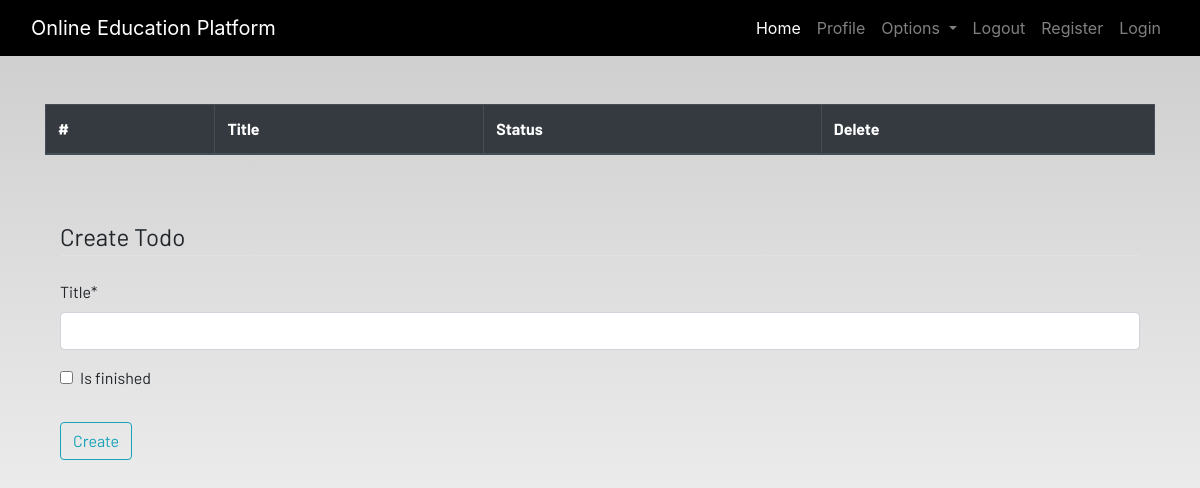
Page /todo/ (signed in) on the earlier database version.
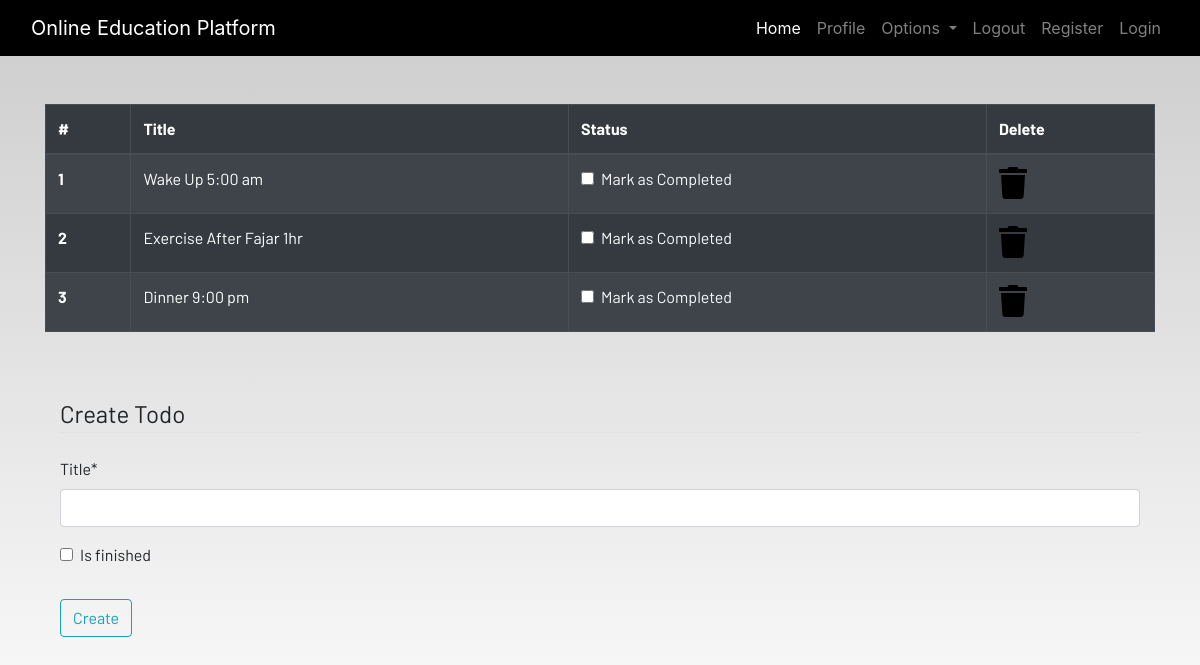
Same page on the later database version.
### edu/models.py (models this page shows, shortened)
class Todo(models.Model):
    user = models.ForeignKey(User, on_delete=models.CASCADE)
    title = models.CharField(max_length=200)
    is_finished = models.BooleanField(default=False)

### edu/views.py (the view)
# urls.py: path('todo/', views.todo, name='todo'),
def todo(request):
    if request.method == "POST":
        form = TodoForm(request.POST)
        if form.is_valid():
            try:
                finished = request.POST['is_finished']
                if finished == 'on':
                    finished = True
                else:
                    finished = False
            except:
                finished = False
            todos = Todo(user=request.user,
                          title = request.POST['title'],
                          is_finished = finished
                        )
            todos.save()
        messages.success(request, f"Todo Added from {request.user.username} Sucessfully !!")
    else:
        form = TodoForm()
    todo = Todo.objects.filter(user = request.user)
    if len(todo) == 0:
        todo_done = True
    else:
        todo_done = False
    context = {'todos': todo, 'todos_done': todo_done, 'form': form}
    return render(request, 'edu/todo.html', context)

### edu/forms.py
class TodoForm(forms.ModelForm):
    class Meta:
        model = Todo
        fields = ['title', 'is_finished']

### edu/templates/edu/todo.html (shortened to what this page needs)
{% extends 'edu/base.html' %}
{% load static %}
{% load crispy_forms_tags %}
{% block content %}
<div class="container">
    {% if not todo_done %}
    <table class="table table-striped table-bordered table-hover table-dark">
        <thead>
            <tr>
                <th scope="col">#</th>
                <th scope="col">Title</th>
                <th scope="col">Status</th>
                <th scope="col">Delete</th>
            </tr>
        </thead>
        <tbody>
            {% for todo in todos %}
            <tr>
                <th scope="row">{{forloop.counter}}</th>
                <td>{{todo.title}}</td>
                <td>
                    <a href="{% url 'update-todo' todo.id %}">
                        <div class="form-check">
                            {% if todo.is_finished == True%}
                                <input class="form-check-input" type="checkbox" value="" checked>
                            {% else %}
                                <input class="form-check-input" type="checkbox" value="">
                            {% endif %}
                            <label class="form-check-label text-light" for="flexCheckDefault">
                                Mark as Completed
                            </label>
                        </div>
                    </a>
                </td>
                <td><a href="{% url 'delete-todo' todo.id %}"><i class="fa fa-trash fa-2x"></i></a></td>
            </tr>
            {% endfor %}
        </tbody>
    </table>
    {% else %}
    <h4>All tasks have been done!! create to add more</h4>
</div>
{% endif %}
<br><br>
<div class="container">
    <form method="POST">
        <fieldset class="form-group">
            <legend class="border-bottom mb-4">Create Todo</legend>
            {{form|crispy}}
        </fieldset>
        <div class="form-group">
            <button href="" class="btn btn-outline-info" type="submit">
                Create
            </button>
        </div>
    </form>
</div>
{% endblock content %}

Differences in the rows shown:
added Todo: title "Wake Up 5:00 am"
added Todo: title "Exercise After Fajar 1hr"
added Todo: title "Dinner 9:00 pm"
